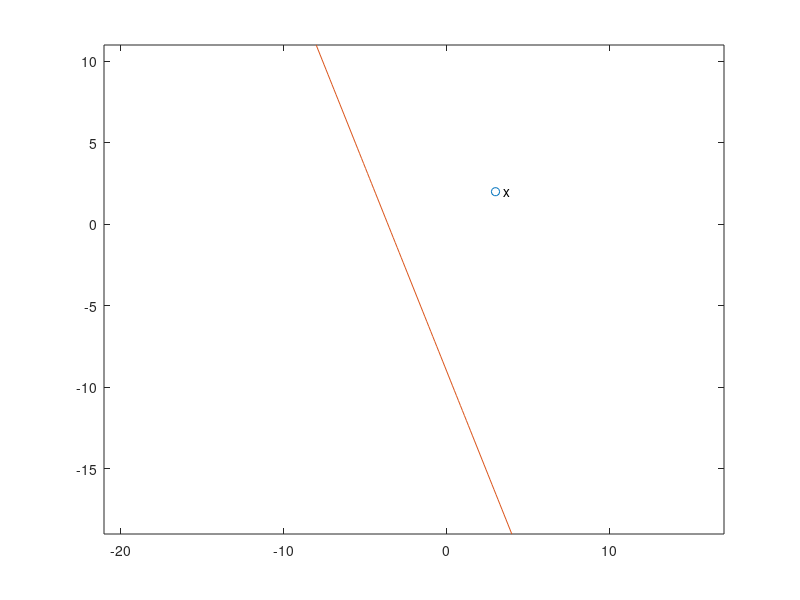

MATLAB code for this plot: (Note: this script raises an error after producing the figure.)
close all; clc;

origin=[0 0]';
x = [3 2]';
v0 = [-2 -4]'; % offset
v = [-2 5]'; % slope
t=linspace(-3,3);

A=-v.*t+v0;


figure(1);

%l2 norm--------------------------------------
xlabel('x');
ylabel('y');
plot(3,2,'o');
text(3.5,2,'x');
hold on
plot(A(1,:), A(2,:));
axis equal;
l2_norm=sqrt(dot(A-x,A-x));
[~,ind2]=min(l2_norm);
drawcircle(x(1, :), x(2, :), l2_norm(ind2))
plot(A(1,ind2),A(2,ind2),'o');
text(A(1,ind2)-2,A(2,ind2),'y_(_2_)');
axis equal;
axis([-15 15 -15 15])
title('l2 norm ball');

figure(2);
%l1 norm-------------------------------------------------
subplot(1,2,1);
xlabel('x');
ylabel('y');
plot(3,2,'o');
text(3.5,2,'x');
hold on
plot(A(1,:), A(2,:));
axis equal;
l1_norm=sum(abs(A-x));
[~,ind1]=min(l1_norm);
drawdiamond(x(1, :), x(2, :), l1_norm(ind1))
plot(A(1,ind1),A(2,ind1),'o');
text(A(1,ind2)-2,A(2,ind2),'y_(_2_)');
axis equal;
axis([-15 15 -15 15])
title('l1 norm ball');

%linf norm------------------------------------------
subplot(1,2,2);
xlabel('x');
ylabel('y');
plot(3,2,'o');
text(3.5,2,'x');
hold on
plot(A(1,:), A(2,:));
axis equal;
linf_norm=max(abs(A-x));
[~,ind_inf]=min(linf_norm);
drawsquare(x(1, :), x(2, :), linf_norm(ind_inf))
plot(A(1,ind_inf),A(2,ind_inf),'o');
text(A(1,ind2)-2,A(2,ind2),'y_(_2_)');
axis equal;
axis([-15 15 -15 15])
title('linf norm ball');

%(e)------------------------------------------------
[y1,r]=proj_cvx(x,v0,v,1);
[yinf,r]=proj_cvx(x,v0,v,inf);
y1
yinf

function drawcircle(x,y,r)
%(x,y) -center
%r - radius
th = 0:pi/50:2*pi;
xunit = r * cos(th) + x;
yunit = r * sin(th) + y;
plot(xunit, yunit);
end

function drawdiamond(x,y,r)
%(x,y) -center
%r - from center to vertices
ver=[x-r y;x y-r;x+r y;x y+r];
pgon=polyshape(ver);
plot(pgon);
end

function drawsquare(x,y,r)
%(x,y) -center
%r - from center to 4 sides
ver=[x-r y+r;x-r y-r;x+r y-r;x+r y+r];
pgon=polyshape(ver);
plot(pgon);
end

function [y, r] = proj_cvx (x, v0 , v, nrm)%% x, v0 and v must be column vectors
objtv = @(y) norm (x-y, nrm); %% objective is L_2 norm
cvx_begin
variable y(2) %% 2-d variable we are optimizing over
variable t(1) %% real valued parameter that defines
minimize ( objtv (y)) %% defining the objective
subject to
v0 + t*v == y %% the projection y must be in set A
cvx_end
r = objtv (y); %% minimum value of the objective
end